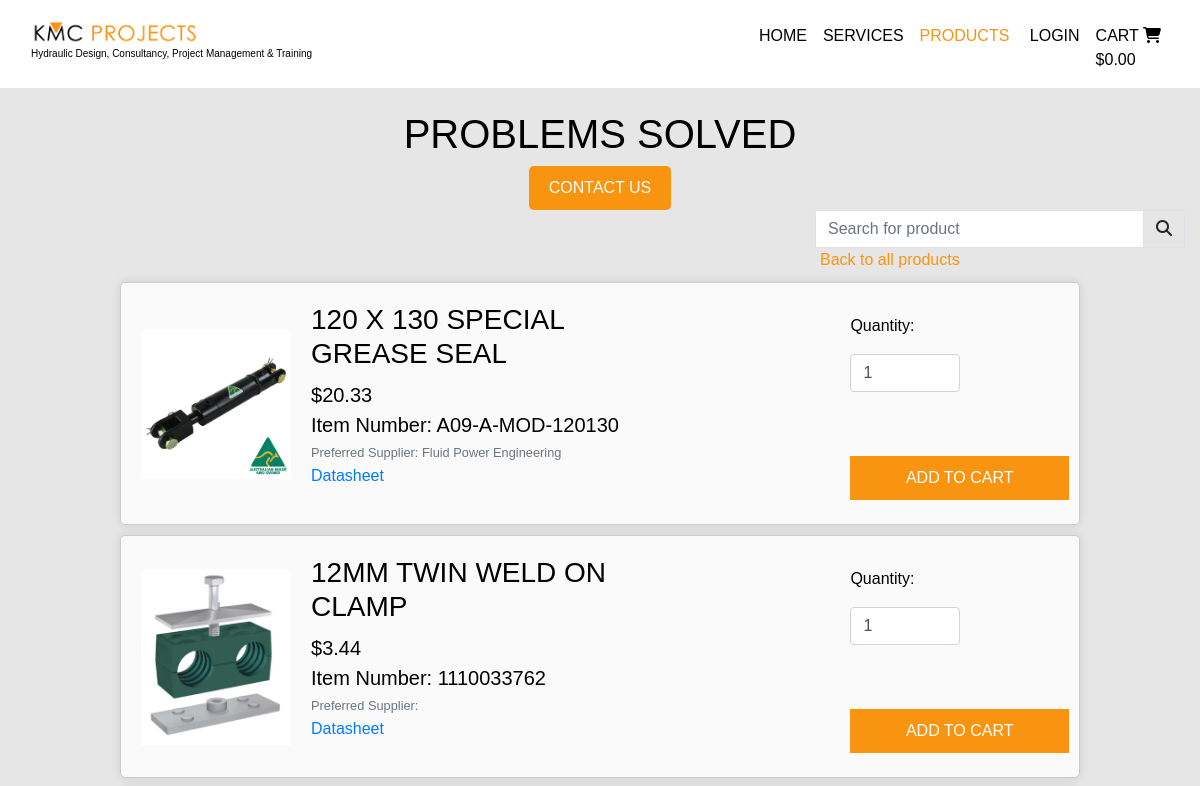
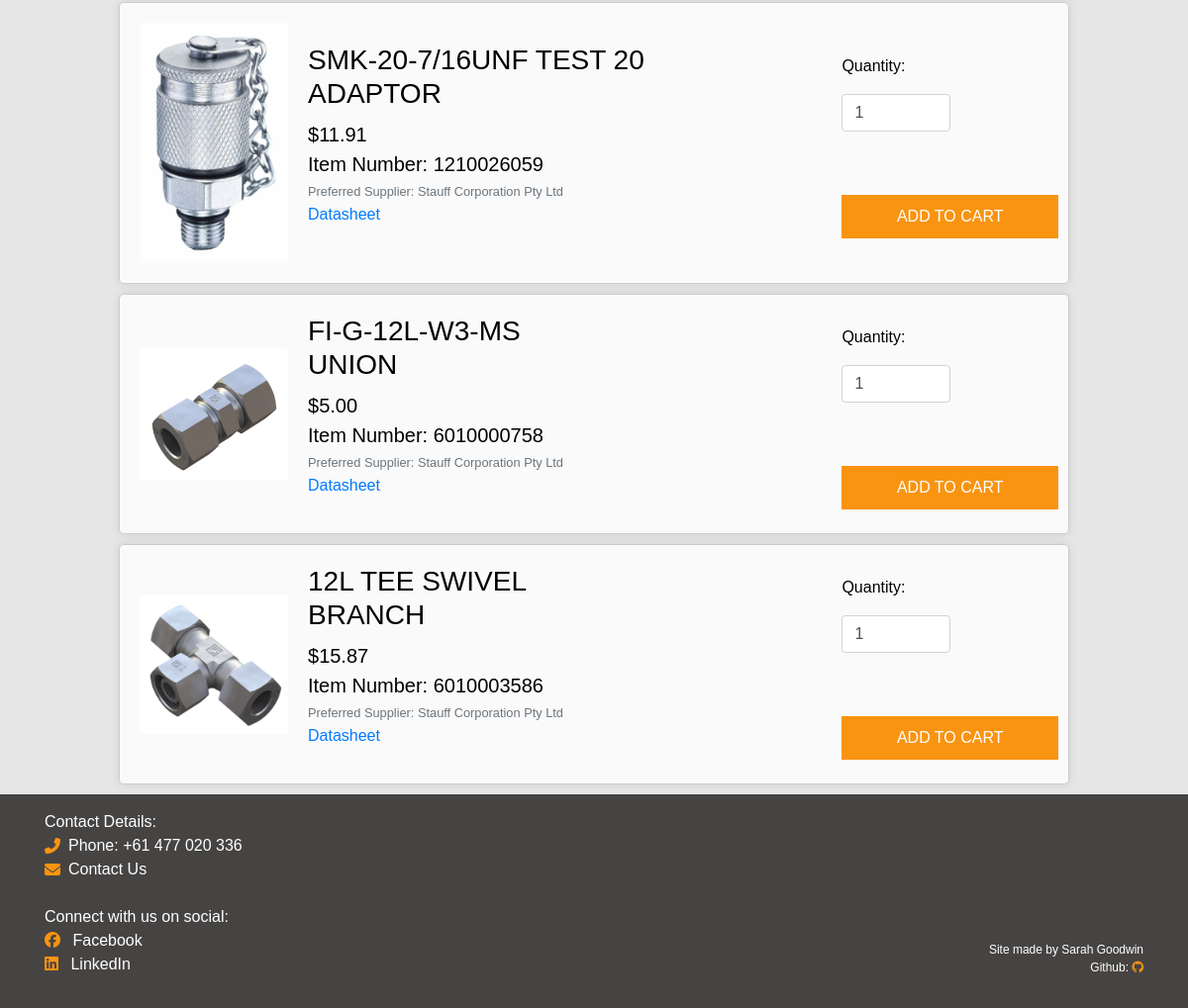
The page /items/?type=connector on the database its author committed (2 pictures, top to bottom).
### items/models.py (models this page shows, shortened)
class Item(models.Model):
    type = models.ForeignKey('Type', null=True, blank=True, on_delete=models.SET_NULL)
    sku = models.CharField(max_length=254, null=True, blank=True)
    name = models.CharField(max_length=254)
    description = models.TextField()
    price = models.DecimalField(max_digits=6, decimal_places=2)
    preferred_supplier = models.CharField(max_length=254)
    item_number = models.CharField(max_length=254)
    image_url = models.URLField(max_length=1024, null=True, blank=True)
    image = models.ImageField(null=True, blank=True)
    datasheet = models.URLField(max_length=1024, null=True, blank=True)

### items/views.py (the view, shortened to what this page needs)
# urls.py: path('', views.items, name='items'),
def items(request):
    items = Item.objects.all()
    query = None
    type = None
    if request.GET:
        if 'type' in request.GET:
            type = request.GET['type'].split(',')
            items = items.filter(type__name__in=type)
            type = Type.objects.filter(name__in=type)
    context = {
        'items': items,
        'search_term': query,
        'current_type': type,
    }
    return render(request, 'items/items.html', context)

### cart/context.py (called while the page is built, shortened)
def cart_contents(request):
    cart_items = []
    total = 0
    item_count = 0
    cart = request.session.get('cart', {})
    context = {
        'cart_items': cart_items,
        'total': total,
        'item_count': item_count,
    }
    return context

### items/templates/items/items.html (shortened to what this page needs)
{% extends "base.html" %}
{% load static %}
{% block content %}
<div class="content-wrapper">
    <div>
        <h1 class="site-headings">Problems Solved</h1>
        <a href="{% url 'contact' %}" class="contact-button">Contact Us</a>
    </div>
</div>
<div class="container-fluid">
    <div class="row">
        <div class="col-lg-8"></div>
        <div class="col-lg-4 my-auto py-1 py-lg-0 search-items">
            <form method="GET" action="{% url 'items' %}" class="d-flex justify-content-end">
                <div class="input-group">
                    <input class="form-control border border-black rounded-0" type="text" name="q" placeholder="Search for product">
                    <div class="input-group-append">
                        <button class="form-control btn btn-black border border-black rounded-0" type="submit">
                            <span class="icon">
                                <i class="fas fa-search"></i>
                            </span>
                        </button>
                    </div>
                </div>
            </form>
            <a class="back-to-items" href="{% url 'items' %}">Back to all products</a>
        </div>
    </div>
</div>
{% for item in items %}
<div class="item-box">
    <div class="item-list">
        {% if item.image %}
        <a href="">
            <img class="card-img-top img-fluid item-img" src="{{ item.image.url }}" alt="{{ item.name }}">
        </a>
        {% else %}
        <a href="">
            <img class="card-img-top img-fluid" src="" alt="{{ item.name }}">
        </a>
        {% endif %}
        <div class="item-details">
            <h3 class="product-name">{{ item.name }}</h3>
            <p class="lead mb-0">${{ item.price }}</p>
            <p class="lead mb-0">Item Number: {{ item.item_number }}</p>
            <small class="text-muted">Preferred Supplier: {{ item.preferred_supplier }}</small>
            <p>
            <a href="{{ item.datasheet }}" target="_blank">Datasheet</a>
            </p>
        </div>
        <div class="add-to-cart-btn">
            <form class="form" action="{% url 'add_to_cart' item.id %}" method="POST">
                <div class="form-row">
                    <div class="col-12">
                        <p class="mt-3"><strong>Quantity:</strong></p>
                        <div class="form-group w-50">
                            <div class="input-group">
                                <input class="form-control qty_input" type="number" name="quantity" value="1" min="1" max="99" data-item_id="{{ item.id }}" id="id_qty_{{ item.id }}">
                            </div>
                        </div>
                    </div>
                    <div class="col-12">
                        <input type="submit" class="btn btn-black rounded-0 text-uppercase mt-5" value="Add to Cart">
                    </div>
                </div>
            </form>
        </div>
    </div>
</div>
{% endfor %}
{% endblock %}

### static/css/base.css (style rules this page uses)
body { font-family: 'proxima-nova', sans-serif; font-style: normal; font-weight: 100; color: black; background-color: #e6e6e6; }
h1, h2 { text-transform: uppercase; }
.site-headings { margin-top: 10px; }
.content-wrapper { padding-top: 100px; text-align: center; }
.contact-button { display: inline-block; padding: 10px 20px; background-color: #f99411; color: #fff; text-decoration: none; border-radius: 5px; text-transform: uppercase; }
.item-box { position: relative; width: 80vw; background-color: rgba(255, 255, 255, 0.8); border: 1px solid #ccc; padding: 20px; border-radius: 5px; box-shadow: 0 0 10px rgba(0, 0, 0, 0.1); display: flex; flex-wrap: wrap; justify-content: space-between; align-items: center; margin: auto; margin-top: 10px; margin-bottom: 10px; }
.item-list { display: flex; align-items: center; }
.item-img { max-width: 150px; height: auto; }
.item-details { margin-left: 20px; flex-basis: calc(60% - 20px); }
.product-name { margin-bottom: 10px; }
.back-to-items { padding: 5px; color: #f99411; }
form { width: 100%; }
input, textarea { width: 100%; padding: 8px; margin-bottom: 10px; border: 1px solid #ccc; border-radius: 4px; box-sizing: border-box; }
input[type="submit"] { width: 100%; background-color: #f99411; color: white; border: none; cursor: pointer; border-radius: 4px; padding: 10px; box-sizing: border-box; }
.add-to-cart-btn { position: absolute; right: 0; margin-right: 10px; flex-basis: calc(40% - 20px); }

### rows shown on the page
Item: image (picture), name "120 X 130 SPECIAL GREASE SEAL", price "20.33", item_number "A09-A-MOD-120130", preferred_supplier "Fluid Power Engineering"
Item: image (picture), name "12MM TWIN WELD ON CLAMP", price "3.44", item_number "1110033762"
Item: image (picture), name "SMK-20-7/16UNF TEST 20 ADAPTOR", price "11.91", item_number "1210026059", preferred_supplier "Stauff Corporation Pty Ltd"
Item: image (picture), name "FI-G-12L-W3-MS UNION", price "5.00", item_number "6010000758", preferred_supplier "Stauff Corporation Pty Ltd"
Item: image (picture), name "12L TEE SWIVEL BRANCH", price "15.87", item_number "6010003586", preferred_supplier "Stauff Corporation Pty Ltd"
